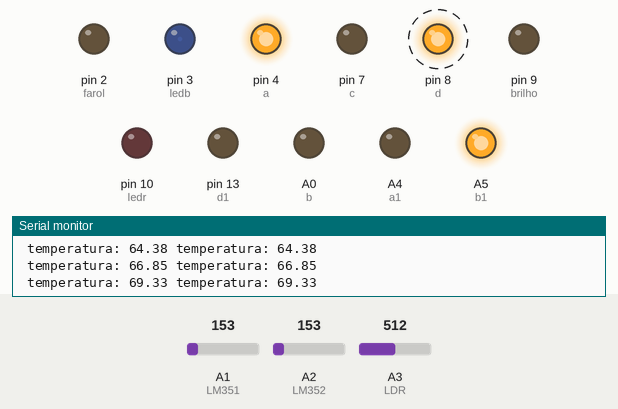
This sketch was run on a simulated Arduino Mega 2560, built with avr-gcc and run on an emulated ATmega2560. Shown: output pins drawn as LEDs (lit = HIGH), the last lines printed to the serial monitor. Dashed ring = blinking. The inputs (shaded band) are chosen by the test bench; at power-on: A1 (LM351) = 153, A2 (LM352) = 153, A3 (LDR) = 512. Pins used as bus, display or sensor lines are not drawn.

Above: at 1.2 s.
1.3 s: A1 (LM351) set to 141
At 3.0 s:
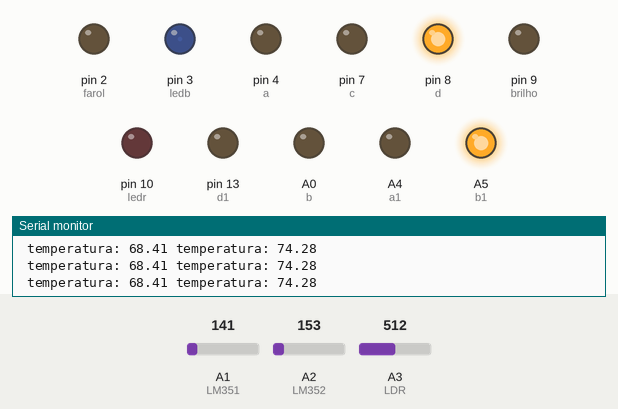
4.0 s: A2 (LM352) set to 143
At 6.4 s:
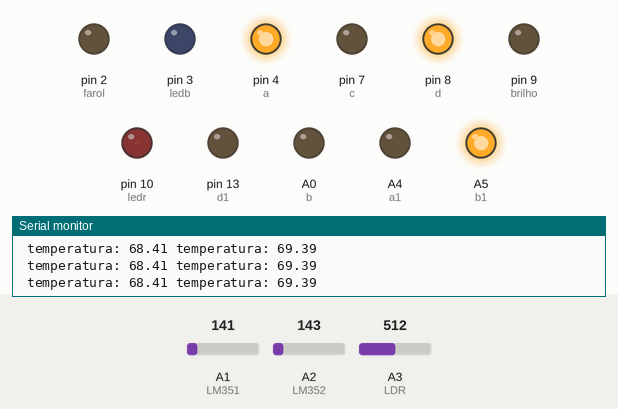
6.7 s: A3 (LDR) set to 129
9.7 s: A3 (LDR) set to 111
At 10.7 s:
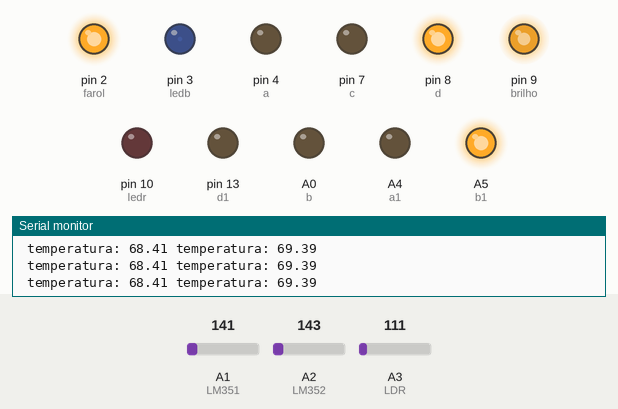
11.2 s: A1 (LM351) set to 133
At 13.9 s:
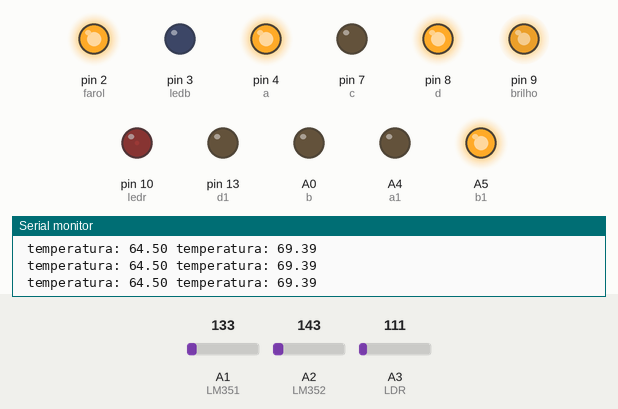
14.2 s: A2 (LM352) set to 114
At 15.9 s:
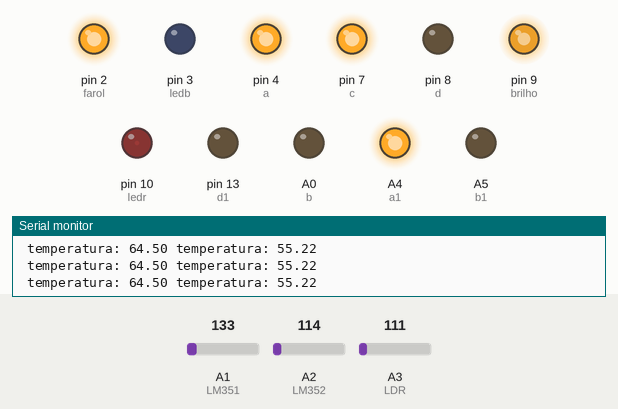
Timing chart, 0 to 18.2 s (numbered marks = the images above; inputs shaded):
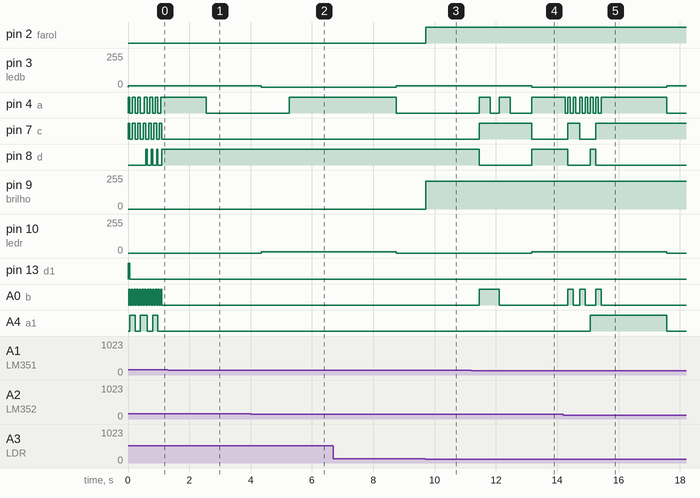

The sketch:

Termometro_Fit_V1.ino
```cpp
/***************************************\
 ** ROBOCORE ARDUINO KIT INICIANTE **
 * *
 ** Display 7 Segmentos 2 **
 \***************************************/
const int a = 4;
const int b = A0;
const int c = 7;
const int d = 8;
const int a1 = A4;
const int b1 = A5;
const int c1 = 12;
const int d1 = 13;
const int ledb = 3;
const int ledr = 10;
const int brilho = 9;
const int LDR = A3;
const int farol = 2;

int digito[] = {
  0, 0, 0, 0, 1, 0, 0, 0, 0, 1, 0, 0, 1, 1, 0, 0, 0, 0, 1, 0, 1, 0, 1, 0, 0, 1, 1, 0, 1, 1, 1, 0, 0, 0, 0, 1, 1, 0, 0, 1, 0, 1, 0, 1};
int indice = 0;

// termometro
float adclido1 = 0;
float temperaturac1 = 0;
int lertemperatura1 = 1;
float adclido2 = 0;
float temperaturac2 = 0;
int lertemperatura2 = 1;
float temperaturas1 [32];
float temperaturas2 [32];
const int LM351 = A1;
const int LM352 = A2;
int temperatura = 0;
int unidade = 0;
int dezena = 0;
float decimal = 0;
int tela = 0;
int contadortela = 0;
int ldrvalor = 0;
int pwm = 255;
float tempanterior1 = 0;
float tempanterior2 = 0;
int tempload = 0;
float tempteste = 0;

void setup(){

  // definindo comunicacao serial
Serial.begin(9600);

  // especificando tensao de referencia das portas analogicas para o LM35
  //  analogReference(INTERNAL); //Se estiver usando Arduino Mega, use INTERNAL1V1

  pinMode(a, OUTPUT);
  pinMode(b, OUTPUT);
  pinMode(c, OUTPUT);
  pinMode(d, OUTPUT);
  pinMode(a1, OUTPUT);
  pinMode(b1, OUTPUT);
  pinMode(c1, OUTPUT);
  pinMode(d1, OUTPUT);
  pinMode(ledr, OUTPUT);
  pinMode(ledb, OUTPUT);
  pinMode(brilho, OUTPUT);
  pinMode(farol, OUTPUT);

}
void loop(){

  ldrvalor = analogRead(LDR);
  if (ldrvalor < 120) {
    pwm = 210;
    analogWrite(brilho, pwm);
    digitalWrite(farol, HIGH);
  }
  else {
    pwm = 0;
    analogWrite(brilho, pwm);
    digitalWrite(farol, LOW);
  }

  // Indo para rotina do termometro
  termometro1();
  termometro2();

  if (tela == 0) {
    tempteste = temperaturac1 - tempanterior1;
    if (tempteste < 0.99 || tempteste > 0.99) {
      temperatura = temperaturac1;
      decimal = temperaturac1 - temperatura;
      if (decimal > 0.7) {
        temperatura += 1;
      }
    }
    else {
      temperatura = tempanterior1;
      decimal = tempanterior1 - temperatura;
      if (decimal > 0.7) {
        temperatura += 1;
      }
    }
    analogWrite(ledb, 10);
    analogWrite(ledr, LOW);
  }
  if (tela == 1) {
    tempteste = temperaturac2 - tempanterior2;
    if (tempteste < 0.99 || tempteste > 0.99) {
      temperatura = temperaturac2;
      decimal = temperaturac2 - temperatura;
      if (decimal > 0.7) {
        temperatura += 1;
      }
    }
    else {
      temperatura = tempanterior2;
      decimal = tempanterior2 - temperatura;
      if (decimal > 0.7) {
        temperatura += 1;
      }
    }
    analogWrite(ledr, 10);
    analogWrite(ledb, LOW);
  }

  if (temperatura > 19 && temperatura < 30) {
    unidade = temperatura - 20;
    dezena = 2;
  }
  if (temperatura > 29 && temperatura < 40) {
    unidade = temperatura - 30;
    dezena = 3;
  }
  if (temperatura > 39 && temperatura < 50) {
    unidade = temperatura - 40;
    dezena = 4;
  }
  if (temperatura > 49 && temperatura < 60) {
    unidade = temperatura - 50;
    dezena = 5;
  }
  if (temperatura > 59 && temperatura < 70) {
    unidade = temperatura - 60;
    dezena = 6;
  }
  if (temperatura > 9 && temperatura < 20) {
    unidade = temperatura - 10;
    dezena = 1;
  }
  if (temperatura > -1 && temperatura < 10) {
    unidade = temperatura;
    dezena = 10;
  }

  indice = unidade * 4;
  digitalWrite(a, digito [indice + 0]);
  digitalWrite(b, digito [indice + 1]);
  digitalWrite(c, digito [indice + 2]);
  digitalWrite(d, digito [indice + 3]);

  indice = dezena * 4;
  digitalWrite(a1, digito [indice + 0]);
  digitalWrite(b1, digito [indice + 1]);
  digitalWrite(c1, digito [indice + 2]);
  digitalWrite(d1, digito [indice + 3]);

  // incrementa o valor do indice da matriz em 1
  lertemperatura1++;
  lertemperatura2++;

  // incrementa o valor do contador da tela em 1
  contadortela++;
  if (contadortela > 100) {
    tela++;
    contadortela = 0;
  }
  if(tela > 1) {
    tela = 0;
  }


Serial.print(" temperatura: ");
Serial.print(temperaturac1);
Serial.print(" temperatura: ");
Serial.print(temperaturac2);
  //Serial.print(" unidade: ");
  //Serial.print(unidade);
  //Serial.print(" dezena: ");
  //Serial.print(dezena);
  //Serial.print(" tela: ");
  //Serial.print(tela);
  //Serial.print(" contador tela: ");
  //Serial.print(contadortela);
  //Serial.print(" LDR: ");
  //Serial.print(ldrvalor);
Serial.println("  ");

}

void termometro1() { // Leitura do termometro

  if(lertemperatura1 > 29) {
    lertemperatura1 = 0;
  }

  adclido1 = analogRead(LM351);
  // temperaturas1[lertemperatura1] = (adclido1 * ((1.1/1023)*100)) - 0.5; // equiparar multimetro com prototipo
  temperaturas1[lertemperatura1] = (adclido1 * 0.4887585532746823) - 0.5;

  temperaturas1[31]  = ( temperaturas1[0]   + temperaturas1[1]  + temperaturas1[2]
    + temperaturas1[3]  + temperaturas1[4]  + temperaturas1[5]  + temperaturas1[6]
    + temperaturas1[7]  + temperaturas1[8]  + temperaturas1[9]  + temperaturas1[10]
    + temperaturas1[11] + temperaturas1[12] + temperaturas1[13] + temperaturas1[14]
    + temperaturas1[15] + temperaturas1[16] + temperaturas1[17] + temperaturas1[18]
    + temperaturas1[19] + temperaturas1[20] + temperaturas1[21] + temperaturas1[22]
    + temperaturas1[23] + temperaturas1[24] + temperaturas1[25] + temperaturas1[26]
    + temperaturas1[27] + temperaturas1[28] + temperaturas1[29]) / 30;

  temperaturac1 = temperaturas1[31];
}

void termometro2() { // Leitura do termometro

  if(lertemperatura2 > 29) {
    lertemperatura2 = 0;
  }

  adclido2 = analogRead(LM352);
  // temperaturas2[lertemperatura2] = (adclido2 * ((1.1/1023)*100)) - 0.5; // equiparar multimetro com prototipo
  temperaturas2[lertemperatura2] = (adclido2 * 0.4887585532746823) - 0.5;

  temperaturas2[31]  = ( temperaturas2[0]   + temperaturas2[1]  + temperaturas2[2]
    + temperaturas2[3]  + temperaturas2[4]  + temperaturas2[5]  + temperaturas2[6]
    + temperaturas2[7]  + temperaturas2[8]  + temperaturas2[9]  + temperaturas2[10]
    + temperaturas2[11] + temperaturas2[12] + temperaturas2[13] + temperaturas2[14]
    + temperaturas2[15] + temperaturas2[16] + temperaturas2[17] + temperaturas2[18]
    + temperaturas2[19] + temperaturas2[20] + temperaturas2[21] + temperaturas2[22]
    + temperaturas2[23] + temperaturas2[24] + temperaturas2[25] + temperaturas2[26]
    + temperaturas2[27] + temperaturas2[28] + temperaturas2[29]) / 30;

  temperaturac2 = temperaturas2[31];
}
```

Measured:
- the behaviour switches between 142 and 141 on A1 (LM351) (found by bisection; images 0 and 1)
- the behaviour switches between 144 and 143 on A2 (LM352) (found by bisection; images 1 and 2)
- the behaviour switches between 120 and 119 on A3 (LDR) (found by bisection; images 2 and 3)
- after the input at 1.3 s, pin 4 (a): HIGH → LOW after 1.2 s
- after the input at 4.0 s, pin 4 (a): LOW → HIGH after 1.3 s
- after the input at 9.7 s, pin 2 (farol): LOW → HIGH at once; pin 9 (brilho): 0/255 → 210/255 at once
- after the input at 11.2 s, pin 7 (c): LOW → HIGH after 0.26 s, → LOW 1.7 s later; pin 8 (d): HIGH → LOW after 0.26 s, → HIGH 1.7 s later; A0 (b): LOW → HIGH after 0.26 s, → LOW 0.66 s later
- after the input at 14.2 s, pin 7 (c): LOW → HIGH after 0.14 s instead of 3.4 s; pin 8 (d): HIGH → LOW after 0.14 s instead of 3.4 s; A0 (b): goes HIGH 0.17 s, LOW 0.22 s, HIGH 0.17 s, LOW 0.35 s, HIGH 0.17 s, then LOW, starting after 0.14 s; A4 (a1): LOW → HIGH after 0.88 s, → LOW 2.5 s later; A5 (b1): HIGH → LOW after 0.88 s, → HIGH 2.5 s later
